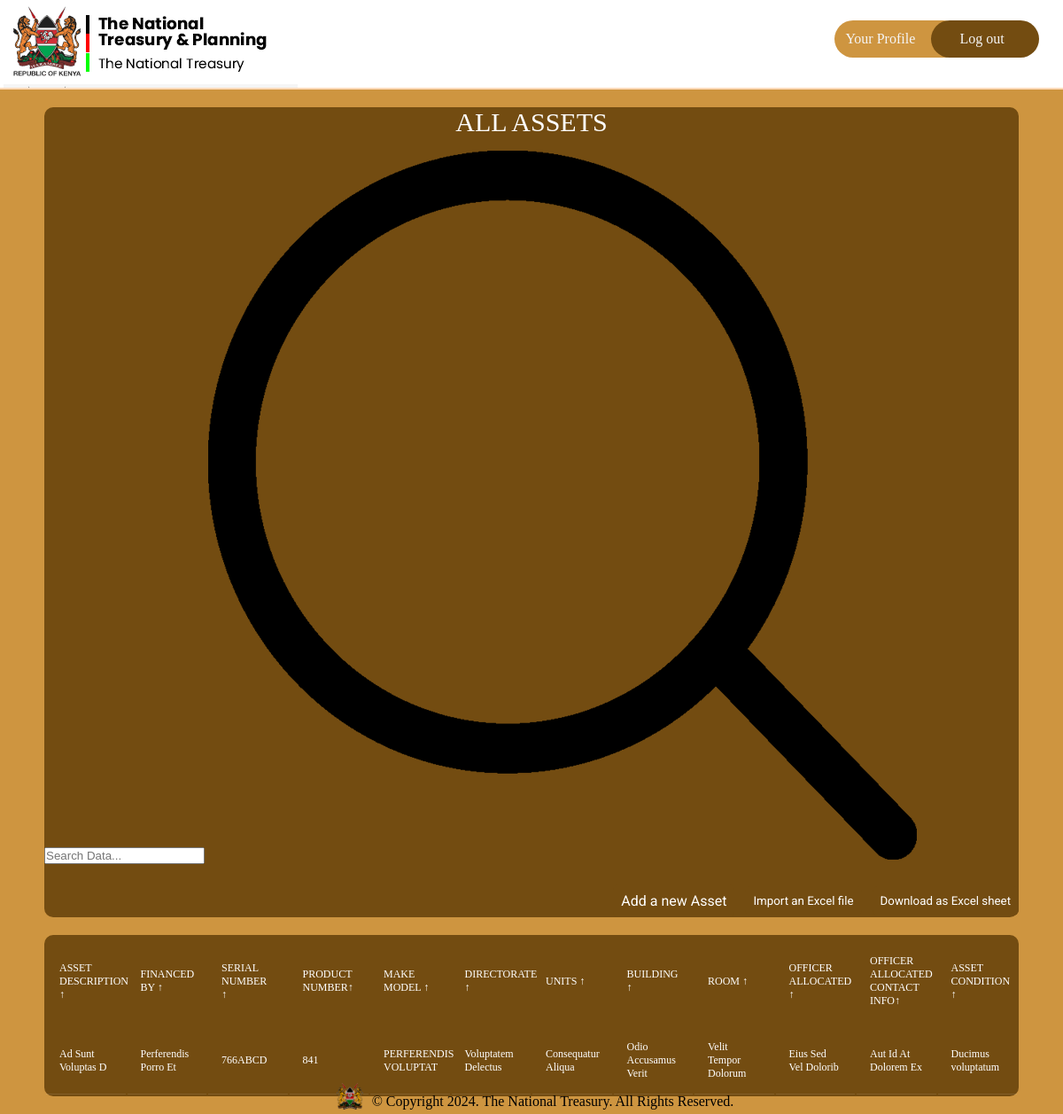
/assets/ (signed in), run on the app's committed database.
### inventory/models.py (models this page shows, shortened)
class Asset(db.Model):
    idassets = db.Column(db.Integer, primary_key=True)
    asset_description = db.Column(db.Text, nullable=False)
    financed_by = db.Column(db.Text, default="N/A")
    serial_number = db.Column(db.Text, nullable=False, unique=True)
    product_number = db.Column(db.Text, nullable=False)
    make_model = db.Column(db.Text, nullable=False)
    directorate = db.Column(db.Text, nullable=False)
    units = db.Column(db.Text, nullable=False)
    building = db.Column(db.Text, nullable=False)
    room = db.Column(db.Integer, nullable=False)
    officer_allocated = db.Column(db.Text, default="N/A")
    officer_contact_info = db.Column(db.Text, default="N/A")
    state = db.Column(db.Text, nullable=False)

### inventory/routes.py (the view)
@app.route("/assets/")
@login_required
def show_assets():
    assets = Asset.query.all()
    return render_template("dashboard.html", assets=assets)

### inventory/models.py (called while the page is built)
@login_manager.user_loader
def load_user(user_id):
    return User.query.get(int(user_id))

### inventory/templates/dashboard.html (shortened to what this page needs)
{% extends "base.html" %}
{% block head %}
{{ super() }}
<link rel="stylesheet" href="{{ url_for('static', filename='dashboard.css') }}">
{% endblock head %}
{% block navlinks %}
<a href="{{ url_for('profile') }}" style="width: 9em;" class="links signup">Your Profile</a>
<a href="{{ url_for('logout') }}" class="links login">Log out</a>
{% endblock navlinks %}
{% block body %}
<div class="main">
    <main class="table" id="customers_table">
        <section class="table__header">
            <h1>All Assets</h1>
            <div class="input-group">
                <input type="search" placeholder="Search Data...">
		<img src="{{ url_for('static', filename='assets/images/search.png') }}" alt="">
            </div>
	    <div class="table-links">
		<a href="{{ url_for('create_assets') }}" class="add-asset-link">Add a new Asset</a>
		<button id="import-excel-btn" class="import-excel">Import an Excel file</button>
		<button id="toEXCEL" class="export-excel">Download as
			Excel sheet</button>
	    </div>
        </section>
        <section class="table__body">
            <table>
                <thead>
                    <tr>
                        <th> Asset Description <span class="icon-arrow">&UpArrow;</span></th>
                        <th> Financed by <span class="icon-arrow">&UpArrow;</span></th>
                        <th> Serial Number <span class="icon-arrow">&UpArrow;</span></th>
                        <th> Product Number<span class="icon-arrow">&UpArrow;</span></th>
                        <th> Make Model <span class="icon-arrow">&UpArrow;</span></th>
                        <th> Directorate <span class="icon-arrow">&UpArrow;</span></th>
                        <th> Units <span class="icon-arrow">&UpArrow;</span></th>
                        <th> Building <span class="icon-arrow">&UpArrow;</span></th>
                        <th> Room <span class="icon-arrow">&UpArrow;</span></th>
                        <th> Officer Allocated <span class="icon-arrow">&UpArrow;</span></th>
                        <th> Officer Allocated Contact Info<span class="icon-arrow">&UpArrow;</span></th>
                        <th> Asset Condition <span class="icon-arrow">&UpArrow;</span></th>
                    </tr>
                </thead>
                <tbody>
					{% for asset in assets %}
					<tr>
						<td>{{ asset.asset_description }}</td>
						<td>{{ asset.financed_by }}</td>
						<td>{{ asset.serial_number }}</td>
						<td>{{ asset.product_number }}</td>
						<td>{{ asset.make_model }}</td>
						<td>{{ asset.directorate }}</td>
						<td>{{ asset.units }}</td>
						<td>{{ asset.building }}</td>
						<td>{{ asset.room }}</td>
						<td>{{ asset.officer_allocated }}</td>
						<td>{{ asset.officer_contact_info }}</td>
						<td>{{ asset.state }}</td>
					</tr>
						{% endfor %}
                </tbody>
            </table>
        </section>
    </main>
	{% endblock body %}

### inventory/templates/base.html (shortened to what this page needs)
<!DOCTYPE html>
<html lang="en">
<head>
	{% block head %}
	<link rel="stylesheet" href="https://cdnjs.cloudflare.com/ajax/libs/font-awesome/6.5.1/css/all.min.css"
 />
		<link rel="stylesheet" href="{{ url_for('static',filename='style.css') }}">
	{% endblock head %}
</head>
<body>
	<div class="nav">
		<div class="logo">
			<a href="{{ url_for('index') }}"><img
					src=" {{ url_for('static', filename='assets/images/TNT logo.png')  }} "
					alt="treasury logo"></img></a>
		</div>
		<div class="links">
			{% block navlinks %}
			{% endblock navlinks %}
		</div>
	</div>
	{% block body %}
	{% endblock body %}
	<div class="footer">
		<img src="{{ url_for('static', filename='assets/images/tntfooterlogo.png') }}" alt="footer logo"
			width="30" height="30">
		<p>© Copyright <span class="copyright-year"></span>. The National Treasury. All Rights Reserved.</p>
	</div>
</body>
</html>

### inventory/static/style.css (style rules this page uses)
* { margin: 0; padding: 0; box-sizing: border-box; color-scheme: light; @import url('https://fonts.googleapis.com/css2?family=PT+Mono&display=swap'); }
body { display: flex; flex-direction: column; height: 100%; background-color: #ce9540; }
.nav { display: flex; justify-content: space-between; align-items: center; border-bottom: 2px solid peachpuff; padding-left: 4px; padding-top: 5px; padding-right: 15px; background-color: white; position: sticky; top: 0; }
.links { padding: 12px; display: flex; align-items: center; gap: 32px; border-radius: 34px; margin-bottom: 8px; }
.links>a { text-decoration: none; color: whitesmoke; width: 7.6em; }
.signup { background-color: #CE9540; }
.login { background-color: #734C11; margin-left: -67px; padding-left: 32px; }
.footer { display: flex; align-items: center; gap: 10px; margin-left: 8px; }
.main { display: flex; flex-direction: column; align-items: center; }
.footer { margin-top: 12px; padding-top: 18px; display: flex; align-items: end; justify-content: center; }

### inventory/static/dashboard.css (style rules this page uses)
section { background-color: #734c11; border-radius: 10px; }
body { display: flex; flex-direction: column; height: 100%; background-color: #ce9540; }
.logo { background: url('assets/images/TNT\ logo.png'); background-color: whitesmoke; background-blend-mode: multiply; }
.table-links { width: 100%; display: flex; gap: 12px; align-items: center; justify-content: flex-end; margin-top: 23px; margin-right: 96px; }
.table-links>* { padding: 9px; background-color: #734c11; color: #fff; font-family: 'Roboto', sans-serif; border-radius: 6px; appearance: none; border: none }
.add-asset-link { text-decoration: none; }
h1 { font-size: 30px; color: #fff; text-transform: uppercase; font-weight: 300; text-align: center; margin-bottom: 15px; }
.footer { position: fixed; bottom: 5px; }
table { width: 100%; table-layout: fixed; }
th { padding: 20px 15px; text-align: left; font-weight: 500; font-size: 12px; color: #fff; text-transform: uppercase; }
td { padding: 15px; text-align: left; vertical-align: middle; font-weight: 300; font-size: 12px; color: #fff; border-bottom: solid 1px rgba(255, 255, 255, 0.1); }
section { margin: 20px 50px; }

### data on the page
Asset: asset_description "Ad Sunt Voluptas D", financed_by "Perferendis Porro Et", serial_number "766ABCD", product_number "841", make_model "PERFERENDIS VOLUPTAT", directorate "Voluptatem Delectus", units "Consequatur Aliqua", building "Odio Accusamus Verit", room "Velit Tempor Dolorum", officer_allocated "Eius Sed Vel Dolorib", officer_contact_info "Aut Id At Dolorem Ex", state "Ducimus voluptatum"
